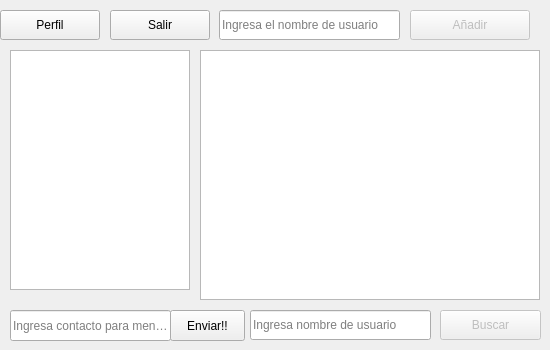
<?xml version="1.0" encoding="UTF-8"?>
<ui version="4.0">
 <class>MainWindow</class>
 <widget class="QMainWindow" name="MainWindow">
  <property name="geometry">
   <rect>
    <x>0</x>
    <y>0</y>
    <width>550</width>
    <height>350</height>
   </rect>
  </property>
  <property name="minimumSize">
   <size>
    <width>550</width>
    <height>350</height>
   </size>
  </property>
  <property name="maximumSize">
   <size>
    <width>550</width>
    <height>350</height>
   </size>
  </property>
  <property name="windowTitle">
   <string>MainWindow</string>
  </property>
  <widget class="QWidget" name="centralWidget">
   <widget class="QPushButton" name="ProfileButton">
    <property name="enabled">
     <bool>true</bool>
    </property>
    <property name="geometry">
     <rect>
      <x>0</x>
      <y>10</y>
      <width>100</width>
      <height>30</height>
     </rect>
    </property>
    <property name="text">
     <string>Perfil</string>
    </property>
   </widget>
   <widget class="QPushButton" name="LogOutButton">
    <property name="enabled">
     <bool>true</bool>
    </property>
    <property name="geometry">
     <rect>
      <x>110</x>
      <y>10</y>
      <width>100</width>
      <height>30</height>
     </rect>
    </property>
    <property name="text">
     <string>Salir</string>
    </property>
   </widget>
   <widget class="QTextEdit" name="ContactsTextEdit">
    <property name="geometry">
     <rect>
      <x>10</x>
      <y>50</y>
      <width>180</width>
      <height>240</height>
     </rect>
    </property>
    <property name="html">
     <string>&lt;!DOCTYPE HTML PUBLIC &quot;-//W3C//DTD HTML 4.0//EN&quot; &quot;http://www.w3.org/TR/REC-html40/strict.dtd&quot;&gt;
&lt;html&gt;&lt;head&gt;&lt;meta name=&quot;qrichtext&quot; content=&quot;1&quot; /&gt;&lt;style type=&quot;text/css&quot;&gt;
p, li { white-space: pre-wrap; }
&lt;/style&gt;&lt;/head&gt;&lt;body style=&quot; font-family:'MS Shell Dlg 2'; font-size:8.25pt; font-weight:400; font-style:normal;&quot;&gt;
&lt;p style=&quot;-qt-paragraph-type:empty; margin-top:0px; margin-bottom:0px; margin-left:0px; margin-right:0px; -qt-block-indent:0; text-indent:0px; font-family:'Ubuntu'; font-size:11pt;&quot;&gt;&lt;br /&gt;&lt;/p&gt;&lt;/body&gt;&lt;/html&gt;</string>
    </property>
   </widget>
   <widget class="QPushButton" name="BuscarButton">
    <property name="enabled">
     <bool>false</bool>
    </property>
    <property name="geometry">
     <rect>
      <x>440</x>
      <y>310</y>
      <width>101</width>
      <height>30</height>
     </rect>
    </property>
    <property name="text">
     <string>Buscar</string>
    </property>
   </widget>
   <widget class="QPushButton" name="AddButton">
    <property name="enabled">
     <bool>false</bool>
    </property>
    <property name="geometry">
     <rect>
      <x>410</x>
      <y>10</y>
      <width>120</width>
      <height>30</height>
     </rect>
    </property>
    <property name="text">
     <string>Añadir</string>
    </property>
   </widget>
   <widget class="QTextEdit" name="UsersTextEdit">
    <property name="geometry">
     <rect>
      <x>200</x>
      <y>50</y>
      <width>340</width>
      <height>250</height>
     </rect>
    </property>
    <property name="html">
     <string>&lt;!DOCTYPE HTML PUBLIC &quot;-//W3C//DTD HTML 4.0//EN&quot; &quot;http://www.w3.org/TR/REC-html40/strict.dtd&quot;&gt;
&lt;html&gt;&lt;head&gt;&lt;meta name=&quot;qrichtext&quot; content=&quot;1&quot; /&gt;&lt;style type=&quot;text/css&quot;&gt;
p, li { white-space: pre-wrap; }
&lt;/style&gt;&lt;/head&gt;&lt;body style=&quot; font-family:'MS Shell Dlg 2'; font-size:8.25pt; font-weight:400; font-style:normal;&quot;&gt;
&lt;p style=&quot;-qt-paragraph-type:empty; margin-top:0px; margin-bottom:0px; margin-left:0px; margin-right:0px; -qt-block-indent:0; text-indent:0px; font-family:'Ubuntu'; font-size:11pt;&quot;&gt;&lt;br /&gt;&lt;/p&gt;&lt;/body&gt;&lt;/html&gt;</string>
    </property>
   </widget>
   <widget class="QLineEdit" name="BusquedaLineEdit">
    <property name="geometry">
     <rect>
      <x>250</x>
      <y>310</y>
      <width>181</width>
      <height>30</height>
     </rect>
    </property>
    <property name="text">
     <string/>
    </property>
    <property name="placeholderText">
     <string>Ingresa nombre de usuario </string>
    </property>
   </widget>
   <widget class="QLineEdit" name="AddLineEdit">
    <property name="geometry">
     <rect>
      <x>219</x>
      <y>10</y>
      <width>181</width>
      <height>30</height>
     </rect>
    </property>
    <property name="text">
     <string/>
    </property>
    <property name="placeholderText">
     <string>Ingresa el nombre de usuario</string>
    </property>
   </widget>
   <widget class="QLineEdit" name="EscribirMensajelineEdit">
    <property name="geometry">
     <rect>
      <x>10</x>
      <y>310</y>
      <width>161</width>
      <height>31</height>
     </rect>
    </property>
    <property name="placeholderText">
     <string>Ingresa contacto para mensaje</string>
    </property>
   </widget>
   <widget class="QPushButton" name="EnviarpushButton">
    <property name="geometry">
     <rect>
      <x>170</x>
      <y>310</y>
      <width>75</width>
      <height>31</height>
     </rect>
    </property>
    <property name="text">
     <string>Enviar!!</string>
    </property>
   </widget>
  </widget>
 </widget>
 <layoutdefault spacing="6" margin="11"/>
 <resources/>
 <connections/>
</ui>
